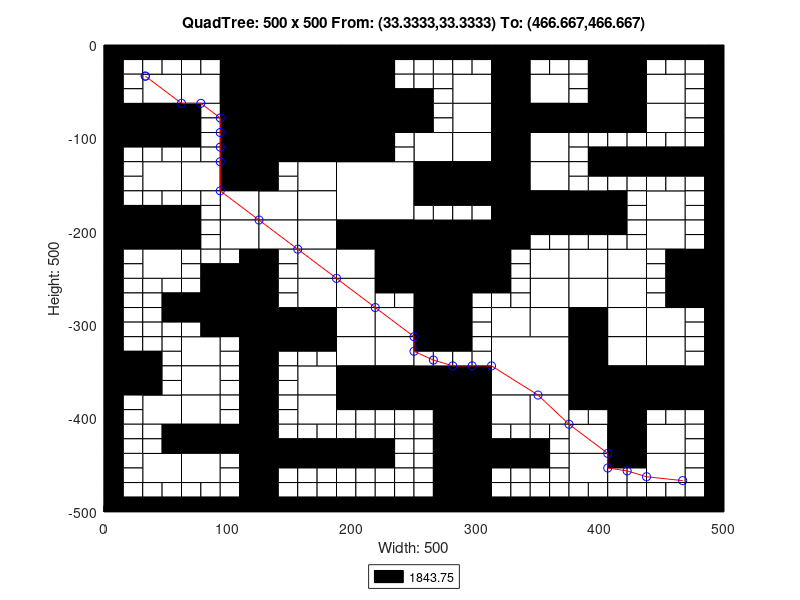

Source code (MATLAB):
axis([0 500 -500 0]);
title('QuadTree: 500 x 500 From: (33.3333,33.3333) To: (466.667,466.667)');
xlabel('Width: 500');
ylabel('Height: 500');
rectangle('Position',[125 -62.5 62.5 62.5], 'FaceColor',[0 0 0]);
rectangle('Position',[125 -125 62.5 62.5], 'FaceColor',[0 0 0]);
rectangle('Position',[187.5 -187.5 62.5 62.5], 'FaceColor',[1 1 1]);
rectangle('Position',[250 -250 62.5 62.5], 'FaceColor',[0 0 0]);
rectangle('Position',[312.5 -375 62.5 62.5], 'FaceColor',[1 1 1]);
rectangle('Position',[31.25 -62.5 31.25 31.25], 'FaceColor',[1 1 1]);
rectangle('Position',[93.75 -31.25 31.25 31.25], 'FaceColor',[0 0 0]);
rectangle('Position',[62.5 -62.5 31.25 31.25], 'FaceColor',[1 1 1]);
rectangle('Position',[93.75 -62.5 31.25 31.25], 'FaceColor',[0 0 0]);
rectangle('Position',[0 -93.75 31.25 31.25], 'FaceColor',[0 0 0]);
rectangle('Position',[31.25 -93.75 31.25 31.25], 'FaceColor',[0 0 0]);
rectangle('Position',[93.75 -93.75 31.25 31.25], 'FaceColor',[0 0 0]);
rectangle('Position',[93.75 -125 31.25 31.25], 'FaceColor',[0 0 0]);
rectangle('Position',[187.5 -31.25 31.25 31.25], 'FaceColor',[0 0 0]);
rectangle('Position',[187.5 -62.5 31.25 31.25], 'FaceColor',[0 0 0]);
rectangle('Position',[187.5 -93.75 31.25 31.25], 'FaceColor',[0 0 0]);
rectangle('Position',[218.75 -93.75 31.25 31.25], 'FaceColor',[0 0 0]);
rectangle('Position',[187.5 -125 31.25 31.25], 'FaceColor',[0 0 0]);
rectangle('Position',[31.25 -156.25 31.25 31.25], 'FaceColor',[1 1 1]);
rectangle('Position',[62.5 -156.25 31.25 31.25], 'FaceColor',[1 1 1]);
rectangle('Position',[93.75 -156.25 31.25 31.25], 'FaceColor',[0 0 0]);
rectangle('Position',[93.75 -187.5 31.25 31.25], 'FaceColor',[1 1 1]);
rectangle('Position',[0 -218.75 31.25 31.25], 'FaceColor',[0 0 0]);
rectangle('Position',[31.25 -218.75 31.25 31.25], 'FaceColor',[0 0 0]);
rectangle('Position',[31.25 -250 31.25 31.25], 'FaceColor',[1 1 1]);
rectangle('Position',[93.75 -218.75 31.25 31.25], 'FaceColor',[1 1 1]);
rectangle('Position',[156.25 -156.25 31.25 31.25], 'FaceColor',[1 1 1]);
rectangle('Position',[125 -187.5 31.25 31.25], 'FaceColor',[1 1 1]);
rectangle('Position',[156.25 -187.5 31.25 31.25], 'FaceColor',[1 1 1]);
rectangle('Position',[125 -218.75 31.25 31.25], 'FaceColor',[1 1 1]);
rectangle('Position',[156.25 -218.75 31.25 31.25], 'FaceColor',[1 1 1]);
rectangle('Position',[156.25 -250 31.25 31.25], 'FaceColor',[1 1 1]);
rectangle('Position',[187.5 -218.75 31.25 31.25], 'FaceColor',[0 0 0]);
rectangle('Position',[218.75 -218.75 31.25 31.25], 'FaceColor',[0 0 0]);
rectangle('Position',[187.5 -250 31.25 31.25], 'FaceColor',[1 1 1]);
rectangle('Position',[218.75 -250 31.25 31.25], 'FaceColor',[0 0 0]);
rectangle('Position',[281.25 -62.5 31.25 31.25], 'FaceColor',[1 1 1]);
rectangle('Position',[312.5 -31.25 31.25 31.25], 'FaceColor',[0 0 0]);
rectangle('Position',[312.5 -62.5 31.25 31.25], 'FaceColor',[0 0 0]);
rectangle('Position',[343.75 -62.5 31.25 31.25], 'FaceColor',[1 1 1]);
rectangle('Position',[281.25 -93.75 31.25 31.25], 'FaceColor',[1 1 1]);
rectangle('Position',[250 -125 31.25 31.25], 'FaceColor',[1 1 1]);
rectangle('Position',[281.25 -125 31.25 31.25], 'FaceColor',[1 1 1]);
rectangle('Position',[312.5 -93.75 31.25 31.25], 'FaceColor',[0 0 0]);
rectangle('Position',[343.75 -93.75 31.25 31.25], 'FaceColor',[0 0 0]);
rectangle('Position',[312.5 -125 31.25 31.25], 'FaceColor',[0 0 0]);
rectangle('Position',[343.75 -125 31.25 31.25], 'FaceColor',[1 1 1]);
rectangle('Position',[406.25 -31.25 31.25 31.25], 'FaceColor',[0 0 0]);
rectangle('Position',[406.25 -62.5 31.25 31.25], 'FaceColor',[0 0 0]);
rectangle('Position',[437.5 -62.5 31.25 31.25], 'FaceColor',[1 1 1]);
rectangle('Position',[375 -93.75 31.25 31.25], 'FaceColor',[0 0 0]);
rectangle('Position',[406.25 -93.75 31.25 31.25], 'FaceColor',[0 0 0]);
rectangle('Position',[437.5 -93.75 31.25 31.25], 'FaceColor',[1 1 1]);
rectangle('Position',[250 -156.25 31.25 31.25], 'FaceColor',[0 0 0]);
rectangle('Position',[281.25 -156.25 31.25 31.25], 'FaceColor',[0 0 0]);
rectangle('Position',[312.5 -156.25 31.25 31.25], 'FaceColor',[0 0 0]);
rectangle('Position',[343.75 -156.25 31.25 31.25], 'FaceColor',[1 1 1]);
rectangle('Position',[312.5 -187.5 31.25 31.25], 'FaceColor',[0 0 0]);
rectangle('Position',[343.75 -187.5 31.25 31.25], 'FaceColor',[0 0 0]);
rectangle('Position',[312.5 -218.75 31.25 31.25], 'FaceColor',[0 0 0]);
rectangle('Position',[343.75 -250 31.25 31.25], 'FaceColor',[1 1 1]);
rectangle('Position',[375 -187.5 31.25 31.25], 'FaceColor',[0 0 0]);
rectangle('Position',[437.5 -187.5 31.25 31.25], 'FaceColor',[1 1 1]);
rectangle('Position',[375 -250 31.25 31.25], 'FaceColor',[1 1 1]);
rectangle('Position',[406.25 -250 31.25 31.25], 'FaceColor',[1 1 1]);
rectangle('Position',[437.5 -218.75 31.25 31.25], 'FaceColor',[1 1 1]);
rectangle('Position',[468.75 -250 31.25 31.25], 'FaceColor',[0 0 0]);
rectangle('Position',[93.75 -281.25 31.25 31.25], 'FaceColor',[0 0 0]);
rectangle('Position',[93.75 -312.5 31.25 31.25], 'FaceColor',[0 0 0]);
rectangle('Position',[0 -375 31.25 31.25], 'FaceColor',[0 0 0]);
rectangle('Position',[62.5 -343.75 31.25 31.25], 'FaceColor',[1 1 1]);
rectangle('Position',[62.5 -375 31.25 31.25], 'FaceColor',[1 1 1]);
rectangle('Position',[156.25 -281.25 31.25 31.25], 'FaceColor',[1 1 1]);
rectangle('Position',[125 -312.5 31.25 31.25], 'FaceColor',[0 0 0]);
rectangle('Position',[156.25 -312.5 31.25 31.25], 'FaceColor',[0 0 0]);
rectangle('Position',[187.5 -281.25 31.25 31.25], 'FaceColor',[1 1 1]);
rectangle('Position',[187.5 -312.5 31.25 31.25], 'FaceColor',[1 1 1]);
rectangle('Position',[218.75 -312.5 31.25 31.25], 'FaceColor',[1 1 1]);
rectangle('Position',[156.25 -375 31.25 31.25], 'FaceColor',[1 1 1]);
rectangle('Position',[187.5 -343.75 31.25 31.25], 'FaceColor',[1 1 1]);
rectangle('Position',[218.75 -343.75 31.25 31.25], 'FaceColor',[1 1 1]);
rectangle('Position',[187.5 -375 31.25 31.25], 'FaceColor',[0 0 0]);
rectangle('Position',[218.75 -375 31.25 31.25], 'FaceColor',[0 0 0]);
rectangle('Position',[31.25 -406.25 31.25 31.25], 'FaceColor',[1 1 1]);
rectangle('Position',[62.5 -406.25 31.25 31.25], 'FaceColor',[1 1 1]);
rectangle('Position',[62.5 -437.5 31.25 31.25], 'FaceColor',[0 0 0]);
rectangle('Position',[93.75 -437.5 31.25 31.25], 'FaceColor',[0 0 0]);
rectangle('Position',[31.25 -468.75 31.25 31.25], 'FaceColor',[1 1 1]);
rectangle('Position',[62.5 -468.75 31.25 31.25], 'FaceColor',[1 1 1]);
rectangle('Position',[156.25 -406.25 31.25 31.25], 'FaceColor',[1 1 1]);
rectangle('Position',[250 -281.25 31.25 31.25], 'FaceColor',[0 0 0]);
rectangle('Position',[250 -312.5 31.25 31.25], 'FaceColor',[0 0 0]);
rectangle('Position',[343.75 -281.25 31.25 31.25], 'FaceColor',[1 1 1]);
rectangle('Position',[312.5 -312.5 31.25 31.25], 'FaceColor',[1 1 1]);
rectangle('Position',[343.75 -312.5 31.25 31.25], 'FaceColor',[1 1 1]);
rectangle('Position',[250 -375 31.25 31.25], 'FaceColor',[0 0 0]);
rectangle('Position',[281.25 -375 31.25 31.25], 'FaceColor',[0 0 0]);
rectangle('Position',[375 -281.25 31.25 31.25], 'FaceColor',[1 1 1]);
rectangle('Position',[406.25 -281.25 31.25 31.25], 'FaceColor',[1 1 1]);
rectangle('Position',[375 -312.5 31.25 31.25], 'FaceColor',[0 0 0]);
rectangle('Position',[406.25 -312.5 31.25 31.25], 'FaceColor',[1 1 1]);
rectangle('Position',[468.75 -281.25 31.25 31.25], 'FaceColor',[0 0 0]);
rectangle('Position',[437.5 -312.5 31.25 31.25], 'FaceColor',[1 1 1]);
rectangle('Position',[375 -343.75 31.25 31.25], 'FaceColor',[0 0 0]);
rectangle('Position',[406.25 -343.75 31.25 31.25], 'FaceColor',[1 1 1]);
rectangle('Position',[375 -375 31.25 31.25], 'FaceColor',[0 0 0]);
rectangle('Position',[406.25 -375 31.25 31.25], 'FaceColor',[0 0 0]);
rectangle('Position',[437.5 -343.75 31.25 31.25], 'FaceColor',[1 1 1]);
rectangle('Position',[437.5 -375 31.25 31.25], 'FaceColor',[0 0 0]);
rectangle('Position',[468.75 -375 31.25 31.25], 'FaceColor',[0 0 0]);
rectangle('Position',[281.25 -406.25 31.25 31.25], 'FaceColor',[0 0 0]);
rectangle('Position',[281.25 -437.5 31.25 31.25], 'FaceColor',[0 0 0]);
rectangle('Position',[312.5 -406.25 31.25 31.25], 'FaceColor',[1 1 1]);
rectangle('Position',[343.75 -406.25 31.25 31.25], 'FaceColor',[1 1 1]);
rectangle('Position',[281.25 -468.75 31.25 31.25], 'FaceColor',[0 0 0]);
rectangle('Position',[281.25 -500 31.25 31.25], 'FaceColor',[0 0 0]);
rectangle('Position',[406.25 -406.25 31.25 31.25], 'FaceColor',[0 0 0]);
rectangle('Position',[375 -437.5 31.25 31.25], 'FaceColor',[1 1 1]);
rectangle('Position',[406.25 -437.5 31.25 31.25], 'FaceColor',[0 0 0]);
rectangle('Position',[437.5 -437.5 31.25 31.25], 'FaceColor',[1 1 1]);
rectangle('Position',[375 -468.75 31.25 31.25], 'FaceColor',[1 1 1]);
rectangle('Position',[437.5 -468.75 31.25 31.25], 'FaceColor',[1 1 1]);
rectangle('Position',[0 -15.625 15.625 15.625], 'FaceColor',[0 0 0]);
rectangle('Position',[15.625 -15.625 15.625 15.625], 'FaceColor',[0 0 0]);
rectangle('Position',[0 -31.25 15.625 15.625], 'FaceColor',[0 0 0]);
rectangle('Position',[15.625 -31.25 15.625 15.625], 'FaceColor',[1 1 1]);
rectangle('Position',[31.25 -15.625 15.625 15.625], 'FaceColor',[0 0 0]);
rectangle('Position',[46.875 -15.625 15.625 15.625], 'FaceColor',[0 0 0]);
rectangle('Position',[31.25 -31.25 15.625 15.625], 'FaceColor',[1 1 1]);
rectangle('Position',[46.875 -31.25 15.625 15.625], 'FaceColor',[1 1 1]);
rectangle('Position',[0 -46.875 15.625 15.625], 'FaceColor',[0 0 0]);
rectangle('Position',[15.625 -46.875 15.625 15.625], 'FaceColor',[1 1 1]);
rectangle('Position',[0 -62.5 15.625 15.625], 'FaceColor',[0 0 0]);
rectangle('Position',[15.625 -62.5 15.625 15.625], 'FaceColor',[1 1 1]);
rectangle('Position',[62.5 -15.625 15.625 15.625], 'FaceColor',[0 0 0]);
rectangle('Position',[78.125 -15.625 15.625 15.625], 'FaceColor',[0 0 0]);
rectangle('Position',[62.5 -31.25 15.625 15.625], 'FaceColor',[1 1 1]);
rectangle('Position',[78.125 -31.25 15.625 15.625], 'FaceColor',[1 1 1]);
rectangle('Position',[0 -109.375 15.625 15.625], 'FaceColor',[0 0 0]);
rectangle('Position',[15.625 -109.375 15.625 15.625], 'FaceColor',[0 0 0]);
rectangle('Position',[0 -125 15.625 15.625], 'FaceColor',[0 0 0]);
rectangle('Position',[15.625 -125 15.625 15.625], 'FaceColor',[1 1 1]);
rectangle('Position',[31.25 -109.375 15.625 15.625], 'FaceColor',[0 0 0]);
rectangle('Position',[46.875 -109.375 15.625 15.625], 'FaceColor',[0 0 0]);
rectangle('Position',[31.25 -125 15.625 15.625], 'FaceColor',[1 1 1]);
rectangle('Position',[46.875 -125 15.625 15.625], 'FaceColor',[1 1 1]);
rectangle('Position',[62.5 -78.125 15.625 15.625], 'FaceColor',[0 0 0]);
rectangle('Position',[78.125 -78.125 15.625 15.625], 'FaceColor',[1 1 1]);
rectangle('Position',[62.5 -93.75 15.625 15.625], 'FaceColor',[0 0 0]);
rectangle('Position',[78.125 -93.75 15.625 15.625], 'FaceColor',[1 1 1]);
rectangle('Position',[62.5 -109.375 15.625 15.625], 'FaceColor',[0 0 0]);
rectangle('Position',[78.125 -109.375 15.625 15.625], 'FaceColor',[1 1 1]);
rectangle('Position',[62.5 -125 15.625 15.625], 'FaceColor',[1 1 1]);
rectangle('Position',[78.125 -125 15.625 15.625], 'FaceColor',[1 1 1]);
rectangle('Position',[218.75 -15.625 15.625 15.625], 'FaceColor',[0 0 0]);
rectangle('Position',[234.375 -15.625 15.625 15.625], 'FaceColor',[0 0 0]);
rectangle('Position',[218.75 -31.25 15.625 15.625], 'FaceColor',[0 0 0]);
rectangle('Position',[234.375 -31.25 15.625 15.625], 'FaceColor',[1 1 1]);
rectangle('Position',[218.75 -46.875 15.625 15.625], 'FaceColor',[0 0 0]);
rectangle('Position',[234.375 -46.875 15.625 15.625], 'FaceColor',[1 1 1]);
rectangle('Position',[218.75 -62.5 15.625 15.625], 'FaceColor',[0 0 0]);
rectangle('Position',[234.375 -62.5 15.625 15.625], 'FaceColor',[0 0 0]);
rectangle('Position',[218.75 -109.375 15.625 15.625], 'FaceColor',[0 0 0]);
rectangle('Position',[234.375 -109.375 15.625 15.625], 'FaceColor',[1 1 1]);
rectangle('Position',[218.75 -125 15.625 15.625], 'FaceColor',[0 0 0]);
rectangle('Position',[234.375 -125 15.625 15.625], 'FaceColor',[1 1 1]);
rectangle('Position',[0 -140.625 15.625 15.625], 'FaceColor',[0 0 0]);
rectangle('Position',[15.625 -140.625 15.625 15.625], 'FaceColor',[1 1 1]);
rectangle('Position',[0 -156.25 15.625 15.625], 'FaceColor',[0 0 0]);
rectangle('Position',[15.625 -156.25 15.625 15.625], 'FaceColor',[1 1 1]);
rectangle('Position',[0 -171.875 15.625 15.625], 'FaceColor',[0 0 0]);
rectangle('Position',[15.625 -171.875 15.625 15.625], 'FaceColor',[1 1 1]);
rectangle('Position',[0 -187.5 15.625 15.625], 'FaceColor',[0 0 0]);
rectangle('Position',[15.625 -187.5 15.625 15.625], 'FaceColor',[0 0 0]);
rectangle('Position',[31.25 -171.875 15.625 15.625], 'FaceColor',[1 1 1]);
rectangle('Position',[46.875 -171.875 15.625 15.625], 'FaceColor',[1 1 1]);
rectangle('Position',[31.25 -187.5 15.625 15.625], 'FaceColor',[0 0 0]);
rectangle('Position',[46.875 -187.5 15.625 15.625], 'FaceColor',[0 0 0]);
rectangle('Position',[62.5 -171.875 15.625 15.625], 'FaceColor',[1 1 1]);
rectangle('Position',[78.125 -171.875 15.625 15.625], 'FaceColor',[1 1 1]);
rectangle('Position',[62.5 -187.5 15.625 15.625], 'FaceColor',[0 0 0]);
rectangle('Position',[78.125 -187.5 15.625 15.625], 'FaceColor',[1 1 1]);
rectangle('Position',[0 -234.375 15.625 15.625], 'FaceColor',[0 0 0]);
rectangle('Position',[15.625 -234.375 15.625 15.625], 'FaceColor',[1 1 1]);
rectangle('Position',[0 -250 15.625 15.625], 'FaceColor',[0 0 0]);
rectangle('Position',[15.625 -250 15.625 15.625], 'FaceColor',[1 1 1]);
rectangle('Position',[62.5 -203.125 15.625 15.625], 'FaceColor',[0 0 0]);
rectangle('Position',[78.125 -203.125 15.625 15.625], 'FaceColor',[1 1 1]);
rectangle('Position',[62.5 -218.75 15.625 15.625], 'FaceColor',[0 0 0]);
rectangle('Position',[78.125 -218.75 15.625 15.625], 'FaceColor',[1 1 1]);
rectangle('Position',[62.5 -234.375 15.625 15.625], 'FaceColor',[1 1 1]);
rectangle('Position',[78.125 -234.375 15.625 15.625], 'FaceColor',[1 1 1]);
rectangle('Position',[62.5 -250 15.625 15.625], 'FaceColor',[1 1 1]);
rectangle('Position',[78.125 -250 15.625 15.625], 'FaceColor',[0 0 0]);
rectangle('Position',[93.75 -234.375 15.625 15.625], 'FaceColor',[1 1 1]);
rectangle('Position',[109.375 -234.375 15.625 15.625], 'FaceColor',[0 0 0]);
rectangle('Position',[93.75 -250 15.625 15.625], 'FaceColor',[0 0 0]);
rectangle('Position',[109.375 -250 15.625 15.625], 'FaceColor',[0 0 0]);
rectangle('Position',[125 -140.625 15.625 15.625], 'FaceColor',[0 0 0]);
rectangle('Position',[140.625 -140.625 15.625 15.625], 'FaceColor',[1 1 1]);
rectangle('Position',[125 -156.25 15.625 15.625], 'FaceColor',[0 0 0]);
rectangle('Position',[140.625 -156.25 15.625 15.625], 'FaceColor',[1 1 1]);
rectangle('Position',[125 -234.375 15.625 15.625], 'FaceColor',[0 0 0]);
rectangle('Position',[140.625 -234.375 15.625 15.625], 'FaceColor',[1 1 1]);
rectangle('Position',[125 -250 15.625 15.625], 'FaceColor',[0 0 0]);
rectangle('Position',[140.625 -250 15.625 15.625], 'FaceColor',[1 1 1]);
rectangle('Position',[250 -15.625 15.625 15.625], 'FaceColor',[0 0 0]);
rectangle('Position',[265.625 -15.625 15.625 15.625], 'FaceColor',[0 0 0]);
rectangle('Position',[250 -31.25 15.625 15.625], 'FaceColor',[1 1 1]);
rectangle('Position',[265.625 -31.25 15.625 15.625], 'FaceColor',[1 1 1]);
rectangle('Position',[281.25 -15.625 15.625 15.625], 'FaceColor',[0 0 0]);
rectangle('Position',[296.875 -15.625 15.625 15.625], 'FaceColor',[0 0 0]);
rectangle('Position',[281.25 -31.25 15.625 15.625], 'FaceColor',[1 1 1]);
rectangle('Position',[296.875 -31.25 15.625 15.625], 'FaceColor',[1 1 1]);
rectangle('Position',[250 -46.875 15.625 15.625], 'FaceColor',[1 1 1]);
rectangle('Position',[265.625 -46.875 15.625 15.625], 'FaceColor',[1 1 1]);
rectangle('Position',[250 -62.5 15.625 15.625], 'FaceColor',[0 0 0]);
rectangle('Position',[265.625 -62.5 15.625 15.625], 'FaceColor',[1 1 1]);
rectangle('Position',[343.75 -15.625 15.625 15.625], 'FaceColor',[0 0 0]);
rectangle('Position',[359.375 -15.625 15.625 15.625], 'FaceColor',[0 0 0]);
rectangle('Position',[343.75 -31.25 15.625 15.625], 'FaceColor',[1 1 1]);
rectangle('Position',[359.375 -31.25 15.625 15.625], 'FaceColor',[1 1 1]);
rectangle('Position',[250 -78.125 15.625 15.625], 'FaceColor',[0 0 0]);
rectangle('Position',[265.625 -78.125 15.625 15.625], 'FaceColor',[1 1 1]);
rectangle('Position',[250 -93.75 15.625 15.625], 'FaceColor',[0 0 0]);
rectangle('Position',[265.625 -93.75 15.625 15.625], 'FaceColor',[1 1 1]);
rectangle('Position',[375 -15.625 15.625 15.625], 'FaceColor',[0 0 0]);
rectangle('Position',[390.625 -15.625 15.625 15.625], 'FaceColor',[0 0 0]);
rectangle('Position',[375 -31.25 15.625 15.625], 'FaceColor',[1 1 1]);
rectangle('Position',[390.625 -31.25 15.625 15.625], 'FaceColor',[0 0 0]);
rectangle('Position',[375 -46.875 15.625 15.625], 'FaceColor',[1 1 1]);
rectangle('Position',[390.625 -46.875 15.625 15.625], 'FaceColor',[0 0 0]);
rectangle('Position',[375 -62.5 15.625 15.625], 'FaceColor',[1 1 1]);
rectangle('Position',[390.625 -62.5 15.625 15.625], 'FaceColor',[0 0 0]);
rectangle('Position',[437.5 -15.625 15.625 15.625], 'FaceColor',[0 0 0]);
rectangle('Position',[453.125 -15.625 15.625 15.625], 'FaceColor',[0 0 0]);
rectangle('Position',[437.5 -31.25 15.625 15.625], 'FaceColor',[1 1 1]);
rectangle('Position',[453.125 -31.25 15.625 15.625], 'FaceColor',[1 1 1]);
rectangle('Position',[468.75 -15.625 15.625 15.625], 'FaceColor',[0 0 0]);
rectangle('Position',[484.375 -15.625 15.625 15.625], 'FaceColor',[0 0 0]);
rectangle('Position',[468.75 -31.25 15.625 15.625], 'FaceColor',[1 1 1]);
rectangle('Position',[484.375 -31.25 15.625 15.625], 'FaceColor',[0 0 0]);
rectangle('Position',[468.75 -46.875 15.625 15.625], 'FaceColor',[1 1 1]);
rectangle('Position',[484.375 -46.875 15.625 15.625], 'FaceColor',[0 0 0]);
rectangle('Position',[468.75 -62.5 15.625 15.625], 'FaceColor',[1 1 1]);
rectangle('Position',[484.375 -62.5 15.625 15.625], 'FaceColor',[0 0 0]);
rectangle('Position',[375 -109.375 15.625 15.625], 'FaceColor',[1 1 1]);
rectangle('Position',[390.625 -109.375 15.625 15.625], 'FaceColor',[1 1 1]);
rectangle('Position',[375 -125 15.625 15.625], 'FaceColor',[1 1 1]);
rectangle('Position',[390.625 -125 15.625 15.625], 'FaceColor',[0 0 0]);
rectangle('Position',[406.25 -109.375 15.625 15.625], 'FaceColor',[1 1 1]);
rectangle('Position',[421.875 -109.375 15.625 15.625], 'FaceColor',[1 1 1]);
rectangle('Position',[406.25 -125 15.625 15.625], 'FaceColor',[0 0 0]);
rectangle('Position',[421.875 -125 15.625 15.625], 'FaceColor',[0 0 0]);
rectangle('Position',[468.75 -78.125 15.625 15.625], 'FaceColor',[1 1 1]);
rectangle('Position',[484.375 -78.125 15.625 15.625], 'FaceColor',[0 0 0]);
rectangle('Position',[468.75 -93.75 15.625 15.625], 'FaceColor',[1 1 1]);
rectangle('Position',[484.375 -93.75 15.625 15.625], 'FaceColor',[0 0 0]);
rectangle('Position',[437.5 -109.375 15.625 15.625], 'FaceColor',[1 1 1]);
rectangle('Position',[453.125 -109.375 15.625 15.625], 'FaceColor',[1 1 1]);
rectangle('Position',[437.5 -125 15.625 15.625], 'FaceColor',[0 0 0]);
rectangle('Position',[453.125 -125 15.625 15.625], 'FaceColor',[0 0 0]);
rectangle('Position',[468.75 -109.375 15.625 15.625], 'FaceColor',[1 1 1]);
rectangle('Position',[484.375 -109.375 15.625 15.625], 'FaceColor',[0 0 0]);
rectangle('Position',[468.75 -125 15.625 15.625], 'FaceColor',[0 0 0]);
rectangle('Position',[484.375 -125 15.625 15.625], 'FaceColor',[0 0 0]);
rectangle('Position',[250 -171.875 15.625 15.625], 'FaceColor',[0 0 0]);
rectangle('Position',[265.625 -171.875 15.625 15.625], 'FaceColor',[0 0 0]);
rectangle('Position',[250 -187.5 15.625 15.625], 'FaceColor',[1 1 1]);
rectangle('Position',[265.625 -187.5 15.625 15.625], 'FaceColor',[1 1 1]);
rectangle('Position',[281.25 -171.875 15.625 15.625], 'FaceColor',[0 0 0]);
rectangle('Position',[296.875 -171.875 15.625 15.625], 'FaceColor',[0 0 0]);
rectangle('Position',[281.25 -187.5 15.625 15.625], 'FaceColor',[1 1 1]);
rectangle('Position',[296.875 -187.5 15.625 15.625], 'FaceColor',[1 1 1]);
rectangle('Position',[343.75 -203.125 15.625 15.625], 'FaceColor',[0 0 0]);
rectangle('Position',[359.375 -203.125 15.625 15.625], 'FaceColor',[0 0 0]);
rectangle('Position',[343.75 -218.75 15.625 15.625], 'FaceColor',[1 1 1]);
rectangle('Position',[359.375 -218.75 15.625 15.625], 'FaceColor',[1 1 1]);
rectangle('Position',[312.5 -234.375 15.625 15.625], 'FaceColor',[0 0 0]);
rectangle('Position',[328.125 -234.375 15.625 15.625], 'FaceColor',[1 1 1]);
rectangle('Position',[312.5 -250 15.625 15.625], 'FaceColor',[0 0 0]);
rectangle('Position',[328.125 -250 15.625 15.625], 'FaceColor',[1 1 1]);
rectangle('Position',[375 -140.625 15.625 15.625], 'FaceColor',[1 1 1]);
rectangle('Position',[390.625 -140.625 15.625 15.625], 'FaceColor',[0 0 0]);
rectangle('Position',[375 -156.25 15.625 15.625], 'FaceColor',[1 1 1]);
rectangle('Position',[390.625 -156.25 15.625 15.625], 'FaceColor',[1 1 1]);
rectangle('Position',[406.25 -140.625 15.625 15.625], 'FaceColor',[0 0 0]);
rectangle('Position',[421.875 -140.625 15.625 15.625], 'FaceColor',[0 0 0]);
rectangle('Position',[406.25 -156.25 15.625 15.625], 'FaceColor',[1 1 1]);
rectangle('Position',[421.875 -156.25 15.625 15.625], 'FaceColor',[1 1 1]);
rectangle('Position',[406.25 -171.875 15.625 15.625], 'FaceColor',[0 0 0]);
rectangle('Position',[421.875 -171.875 15.625 15.625], 'FaceColor',[1 1 1]);
rectangle('Position',[406.25 -187.5 15.625 15.625], 'FaceColor',[0 0 0]);
rectangle('Position',[421.875 -187.5 15.625 15.625], 'FaceColor',[1 1 1]);
rectangle('Position',[437.5 -140.625 15.625 15.625], 'FaceColor',[0 0 0]);
rectangle('Position',[453.125 -140.625 15.625 15.625], 'FaceColor',[0 0 0]);
rectangle('Position',[437.5 -156.25 15.625 15.625], 'FaceColor',[1 1 1]);
rectangle('Position',[453.125 -156.25 15.625 15.625], 'FaceColor',[1 1 1]);
rectangle('Position',[468.75 -140.625 15.625 15.625], 'FaceColor',[0 0 0]);
rectangle('Position',[484.375 -140.625 15.625 15.625], 'FaceColor',[0 0 0]);
rectangle('Position',[468.75 -156.25 15.625 15.625], 'FaceColor',[1 1 1]);
rectangle('Position',[484.375 -156.25 15.625 15.625], 'FaceColor',[0 0 0]);
rectangle('Position',[468.75 -171.875 15.625 15.625], 'FaceColor',[1 1 1]);
rectangle('Position',[484.375 -171.875 15.625 15.625], 'FaceColor',[0 0 0]);
rectangle('Position',[468.75 -187.5 15.625 15.625], 'FaceColor',[1 1 1]);
rectangle('Position',[484.375 -187.5 15.625 15.625], 'FaceColor',[0 0 0]);
rectangle('Position',[375 -203.125 15.625 15.625], 'FaceColor',[0 0 0]);
rectangle('Position',[390.625 -203.125 15.625 15.625], 'FaceColor',[0 0 0]);
rectangle('Position',[375 -218.75 15.625 15.625], 'FaceColor',[1 1 1]);
rectangle('Position',[390.625 -218.75 15.625 15.625], 'FaceColor',[1 1 1]);
rectangle('Position',[406.25 -203.125 15.625 15.625], 'FaceColor',[0 0 0]);
rectangle('Position',[421.875 -203.125 15.625 15.625], 'FaceColor',[1 1 1]);
rectangle('Position',[406.25 -218.75 15.625 15.625], 'FaceColor',[1 1 1]);
rectangle('Position',[421.875 -218.75 15.625 15.625], 'FaceColor',[1 1 1]);
rectangle('Position',[468.75 -203.125 15.625 15.625], 'FaceColor',[1 1 1]);
rectangle('Position',[484.375 -203.125 15.625 15.625], 'FaceColor',[0 0 0]);
rectangle('Position',[468.75 -218.75 15.625 15.625], 'FaceColor',[1 1 1]);
rectangle('Position',[484.375 -218.75 15.625 15.625], 'FaceColor',[0 0 0]);
rectangle('Position',[437.5 -234.375 15.625 15.625], 'FaceColor',[1 1 1]);
rectangle('Position',[453.125 -234.375 15.625 15.625], 'FaceColor',[0 0 0]);
rectangle('Position',[437.5 -250 15.625 15.625], 'FaceColor',[1 1 1]);
rectangle('Position',[453.125 -250 15.625 15.625], 'FaceColor',[0 0 0]);
rectangle('Position',[0 -265.625 15.625 15.625], 'FaceColor',[0 0 0]);
rectangle('Position',[15.625 -265.625 15.625 15.625], 'FaceColor',[1 1 1]);
rectangle('Position',[0 -281.25 15.625 15.625], 'FaceColor',[0 0 0]);
rectangle('Position',[15.625 -281.25 15.625 15.625], 'FaceColor',[1 1 1]);
rectangle('Position',[31.25 -265.625 15.625 15.625], 'FaceColor',[1 1 1]);
rectangle('Position',[46.875 -265.625 15.625 15.625], 'FaceColor',[1 1 1]);
rectangle('Position',[31.25 -281.25 15.625 15.625], 'FaceColor',[1 1 1]);
rectangle('Position',[46.875 -281.25 15.625 15.625], 'FaceColor',[0 0 0]);
rectangle('Position',[0 -296.875 15.625 15.625], 'FaceColor',[0 0 0]);
rectangle('Position',[15.625 -296.875 15.625 15.625], 'FaceColor',[1 1 1]);
rectangle('Position',[0 -312.5 15.625 15.625], 'FaceColor',[0 0 0]);
rectangle('Position',[15.625 -312.5 15.625 15.625], 'FaceColor',[1 1 1]);
rectangle('Position',[31.25 -296.875 15.625 15.625], 'FaceColor',[1 1 1]);
rectangle('Position',[46.875 -296.875 15.625 15.625], 'FaceColor',[0 0 0]);
rectangle('Position',[31.25 -312.5 15.625 15.625], 'FaceColor',[1 1 1]);
rectangle('Position',[46.875 -312.5 15.625 15.625], 'FaceColor',[1 1 1]);
rectangle('Position',[62.5 -265.625 15.625 15.625], 'FaceColor',[1 1 1]);
rectangle('Position',[78.125 -265.625 15.625 15.625], 'FaceColor',[0 0 0]);
rectangle('Position',[62.5 -281.25 15.625 15.625], 'FaceColor',[0 0 0]);
rectangle('Position',[78.125 -281.25 15.625 15.625], 'FaceColor',[0 0 0]);
rectangle('Position',[62.5 -296.875 15.625 15.625], 'FaceColor',[0 0 0]);
rectangle('Position',[78.125 -296.875 15.625 15.625], 'FaceColor',[0 0 0]);
rectangle('Position',[62.5 -312.5 15.625 15.625], 'FaceColor',[1 1 1]);
rectangle('Position',[78.125 -312.5 15.625 15.625], 'FaceColor',[0 0 0]);
rectangle('Position',[0 -328.125 15.625 15.625], 'FaceColor',[0 0 0]);
rectangle('Position',[15.625 -328.125 15.625 15.625], 'FaceColor',[1 1 1]);
rectangle('Position',[0 -343.75 15.625 15.625], 'FaceColor',[0 0 0]);
rectangle('Position',[15.625 -343.75 15.625 15.625], 'FaceColor',[0 0 0]);
rectangle('Position',[31.25 -328.125 15.625 15.625], 'FaceColor',[1 1 1]);
rectangle('Position',[46.875 -328.125 15.625 15.625], 'FaceColor',[1 1 1]);
rectangle('Position',[31.25 -343.75 15.625 15.625], 'FaceColor',[0 0 0]);
rectangle('Position',[46.875 -343.75 15.625 15.625], 'FaceColor',[1 1 1]);
rectangle('Position',[31.25 -359.375 15.625 15.625], 'FaceColor',[0 0 0]);
rectangle('Position',[46.875 -359.375 15.625 15.625], 'FaceColor',[1 1 1]);
rectangle('Position',[31.25 -375 15.625 15.625], 'FaceColor',[0 0 0]);
rectangle('Position',[46.875 -375 15.625 15.625], 'FaceColor',[1 1 1]);
rectangle('Position',[93.75 -328.125 15.625 15.625], 'FaceColor',[1 1 1]);
rectangle('Position',[109.375 -328.125 15.625 15.625], 'FaceColor',[0 0 0]);
rectangle('Position',[93.75 -343.75 15.625 15.625], 'FaceColor',[1 1 1]);
rectangle('Position',[109.375 -343.75 15.625 15.625], 'FaceColor',[0 0 0]);
rectangle('Position',[93.75 -359.375 15.625 15.625], 'FaceColor',[1 1 1]);
rectangle('Position',[109.375 -359.375 15.625 15.625], 'FaceColor',[0 0 0]);
rectangle('Position',[93.75 -375 15.625 15.625], 'FaceColor',[1 1 1]);
rectangle('Position',[109.375 -375 15.625 15.625], 'FaceColor',[0 0 0]);
rectangle('Position',[125 -265.625 15.625 15.625], 'FaceColor',[0 0 0]);
rectangle('Position',[140.625 -265.625 15.625 15.625], 'FaceColor',[1 1 1]);
rectangle('Position',[125 -281.25 15.625 15.625], 'FaceColor',[0 0 0]);
rectangle('Position',[140.625 -281.25 15.625 15.625], 'FaceColor',[1 1 1]);
rectangle('Position',[218.75 -265.625 15.625 15.625], 'FaceColor',[0 0 0]);
rectangle('Position',[234.375 -265.625 15.625 15.625], 'FaceColor',[0 0 0]);
rectangle('Position',[218.75 -281.25 15.625 15.625], 'FaceColor',[1 1 1]);
rectangle('Position',[234.375 -281.25 15.625 15.625], 'FaceColor',[1 1 1]);
rectangle('Position',[125 -328.125 15.625 15.625], 'FaceColor',[0 0 0]);
rectangle('Position',[140.625 -328.125 15.625 15.625], 'FaceColor',[0 0 0]);
rectangle('Position',[125 -343.75 15.625 15.625], 'FaceColor',[0 0 0]);
rectangle('Position',[140.625 -343.75 15.625 15.625], 'FaceColor',[1 1 1]);
rectangle('Position',[156.25 -328.125 15.625 15.625], 'FaceColor',[0 0 0]);
rectangle('Position',[171.875 -328.125 15.625 15.625], 'FaceColor',[0 0 0]);
rectangle('Position',[156.25 -343.75 15.625 15.625], 'FaceColor',[1 1 1]);
rectangle('Position',[171.875 -343.75 15.625 15.625], 'FaceColor',[1 1 1]);
rectangle('Position',[125 -359.375 15.625 15.625], 'FaceColor',[0 0 0]);
rectangle('Position',[140.625 -359.375 15.625 15.625], 'FaceColor',[1 1 1]);
rectangle('Position',[125 -375 15.625 15.625], 'FaceColor',[0 0 0]);
rectangle('Position',[140.625 -375 15.625 15.625], 'FaceColor',[1 1 1]);
rectangle('Position',[0 -390.625 15.625 15.625], 'FaceColor',[0 0 0]);
rectangle('Position',[15.625 -390.625 15.625 15.625], 'FaceColor',[1 1 1]);
rectangle('Position',[0 -406.25 15.625 15.625], 'FaceColor',[0 0 0]);
rectangle('Position',[15.625 -406.25 15.625 15.625], 'FaceColor',[1 1 1]);
rectangle('Position',[0 -421.875 15.625 15.625], 'FaceColor',[0 0 0]);
rectangle('Position',[15.625 -421.875 15.625 15.625], 'FaceColor',[1 1 1]);
rectangle('Position',[0 -437.5 15.625 15.625], 'FaceColor',[0 0 0]);
rectangle('Position',[15.625 -437.5 15.625 15.625], 'FaceColor',[1 1 1]);
rectangle('Position',[31.25 -421.875 15.625 15.625], 'FaceColor',[1 1 1]);
rectangle('Position',[46.875 -421.875 15.625 15.625], 'FaceColor',[0 0 0]);
rectangle('Position',[31.25 -437.5 15.625 15.625], 'FaceColor',[1 1 1]);
rectangle('Position',[46.875 -437.5 15.625 15.625], 'FaceColor',[0 0 0]);
rectangle('Position',[93.75 -390.625 15.625 15.625], 'FaceColor',[1 1 1]);
rectangle('Position',[109.375 -390.625 15.625 15.625], 'FaceColor',[0 0 0]);
rectangle('Position',[93.75 -406.25 15.625 15.625], 'FaceColor',[1 1 1]);
rectangle('Position',[109.375 -406.25 15.625 15.625], 'FaceColor',[0 0 0]);
rectangle('Position',[0 -453.125 15.625 15.625], 'FaceColor',[0 0 0]);
rectangle('Position',[15.625 -453.125 15.625 15.625], 'FaceColor',[1 1 1]);
rectangle('Position',[0 -468.75 15.625 15.625], 'FaceColor',[0 0 0]);
rectangle('Position',[15.625 -468.75 15.625 15.625], 'FaceColor',[1 1 1]);
rectangle('Position',[0 -484.375 15.625 15.625], 'FaceColor',[0 0 0]);
rectangle('Position',[15.625 -484.375 15.625 15.625], 'FaceColor',[1 1 1]);
rectangle('Position',[0 -500 15.625 15.625], 'FaceColor',[0 0 0]);
rectangle('Position',[15.625 -500 15.625 15.625], 'FaceColor',[0 0 0]);
rectangle('Position',[31.25 -484.375 15.625 15.625], 'FaceColor',[1 1 1]);
rectangle('Position',[46.875 -484.375 15.625 15.625], 'FaceColor',[1 1 1]);
rectangle('Position',[31.25 -500 15.625 15.625], 'FaceColor',[0 0 0]);
rectangle('Position',[46.875 -500 15.625 15.625], 'FaceColor',[0 0 0]);
rectangle('Position',[93.75 -453.125 15.625 15.625], 'FaceColor',[1 1 1]);
rectangle('Position',[109.375 -453.125 15.625 15.625], 'FaceColor',[0 0 0]);
rectangle('Position',[93.75 -468.75 15.625 15.625], 'FaceColor',[1 1 1]);
rectangle('Position',[109.375 -468.75 15.625 15.625], 'FaceColor',[0 0 0]);
rectangle('Position',[62.5 -484.375 15.625 15.625], 'FaceColor',[1 1 1]);
rectangle('Position',[78.125 -484.375 15.625 15.625], 'FaceColor',[1 1 1]);
rectangle('Position',[62.5 -500 15.625 15.625], 'FaceColor',[0 0 0]);
rectangle('Position',[78.125 -500 15.625 15.625], 'FaceColor',[0 0 0]);
rectangle('Position',[93.75 -484.375 15.625 15.625], 'FaceColor',[1 1 1]);
rectangle('Position',[109.375 -484.375 15.625 15.625], 'FaceColor',[0 0 0]);
rectangle('Position',[93.75 -500 15.625 15.625], 'FaceColor',[0 0 0]);
rectangle('Position',[109.375 -500 15.625 15.625], 'FaceColor',[0 0 0]);
rectangle('Position',[125 -390.625 15.625 15.625], 'FaceColor',[0 0 0]);
rectangle('Position',[140.625 -390.625 15.625 15.625], 'FaceColor',[1 1 1]);
rectangle('Position',[125 -406.25 15.625 15.625], 'FaceColor',[0 0 0]);
rectangle('Position',[140.625 -406.25 15.625 15.625], 'FaceColor',[1 1 1]);
rectangle('Position',[125 -421.875 15.625 15.625], 'FaceColor',[0 0 0]);
rectangle('Position',[140.625 -421.875 15.625 15.625], 'FaceColor',[1 1 1]);
rectangle('Position',[125 -437.5 15.625 15.625], 'FaceColor',[0 0 0]);
rectangle('Position',[140.625 -437.5 15.625 15.625], 'FaceColor',[0 0 0]);
rectangle('Position',[156.25 -421.875 15.625 15.625], 'FaceColor',[1 1 1]);
rectangle('Position',[171.875 -421.875 15.625 15.625], 'FaceColor',[1 1 1]);
rectangle('Position',[156.25 -437.5 15.625 15.625], 'FaceColor',[0 0 0]);
rectangle('Position',[171.875 -437.5 15.625 15.625], 'FaceColor',[0 0 0]);
rectangle('Position',[187.5 -390.625 15.625 15.625], 'FaceColor',[0 0 0]);
rectangle('Position',[203.125 -390.625 15.625 15.625], 'FaceColor',[0 0 0]);
rectangle('Position',[187.5 -406.25 15.625 15.625], 'FaceColor',[1 1 1]);
rectangle('Position',[203.125 -406.25 15.625 15.625], 'FaceColor',[1 1 1]);
rectangle('Position',[218.75 -390.625 15.625 15.625], 'FaceColor',[0 0 0]);
rectangle('Position',[234.375 -390.625 15.625 15.625], 'FaceColor',[0 0 0]);
rectangle('Position',[218.75 -406.25 15.625 15.625], 'FaceColor',[1 1 1]);
rectangle('Position',[234.375 -406.25 15.625 15.625], 'FaceColor',[1 1 1]);
rectangle('Position',[187.5 -421.875 15.625 15.625], 'FaceColor',[1 1 1]);
rectangle('Position',[203.125 -421.875 15.625 15.625], 'FaceColor',[1 1 1]);
rectangle('Position',[187.5 -437.5 15.625 15.625], 'FaceColor',[0 0 0]);
rectangle('Position',[203.125 -437.5 15.625 15.625], 'FaceColor',[0 0 0]);
rectangle('Position',[218.75 -421.875 15.625 15.625], 'FaceColor',[1 1 1]);
rectangle('Position',[234.375 -421.875 15.625 15.625], 'FaceColor',[1 1 1]);
rectangle('Position',[218.75 -437.5 15.625 15.625], 'FaceColor',[0 0 0]);
rectangle('Position',[234.375 -437.5 15.625 15.625], 'FaceColor',[1 1 1]);
rectangle('Position',[125 -453.125 15.625 15.625], 'FaceColor',[0 0 0]);
rectangle('Position',[140.625 -453.125 15.625 15.625], 'FaceColor',[0 0 0]);
rectangle('Position',[125 -468.75 15.625 15.625], 'FaceColor',[0 0 0]);
rectangle('Position',[140.625 -468.75 15.625 15.625], 'FaceColor',[1 1 1]);
rectangle('Position',[156.25 -453.125 15.625 15.625], 'FaceColor',[0 0 0]);
rectangle('Position',[171.875 -453.125 15.625 15.625], 'FaceColor',[0 0 0]);
rectangle('Position',[156.25 -468.75 15.625 15.625], 'FaceColor',[1 1 1]);
rectangle('Position',[171.875 -468.75 15.625 15.625], 'FaceColor',[1 1 1]);
rectangle('Position',[125 -484.375 15.625 15.625], 'FaceColor',[0 0 0]);
rectangle('Position',[140.625 -484.375 15.625 15.625], 'FaceColor',[1 1 1]);
rectangle('Position',[125 -500 15.625 15.625], 'FaceColor',[0 0 0]);
rectangle('Position',[140.625 -500 15.625 15.625], 'FaceColor',[0 0 0]);
rectangle('Position',[156.25 -484.375 15.625 15.625], 'FaceColor',[1 1 1]);
rectangle('Position',[171.875 -484.375 15.625 15.625], 'FaceColor',[1 1 1]);
rectangle('Position',[156.25 -500 15.625 15.625], 'FaceColor',[0 0 0]);
rectangle('Position',[171.875 -500 15.625 15.625], 'FaceColor',[0 0 0]);
rectangle('Position',[187.5 -453.125 15.625 15.625], 'FaceColor',[0 0 0]);
rectangle('Position',[203.125 -453.125 15.625 15.625], 'FaceColor',[0 0 0]);
rectangle('Position',[187.5 -468.75 15.625 15.625], 'FaceColor',[1 1 1]);
rectangle('Position',[203.125 -468.75 15.625 15.625], 'FaceColor',[1 1 1]);
rectangle('Position',[218.75 -453.125 15.625 15.625], 'FaceColor',[0 0 0]);
rectangle('Position',[234.375 -453.125 15.625 15.625], 'FaceColor',[1 1 1]);
rectangle('Position',[218.75 -468.75 15.625 15.625], 'FaceColor',[1 1 1]);
rectangle('Position',[234.375 -468.75 15.625 15.625], 'FaceColor',[1 1 1]);
rectangle('Position',[187.5 -484.375 15.625 15.625], 'FaceColor',[1 1 1]);
rectangle('Position',[203.125 -484.375 15.625 15.625], 'FaceColor',[1 1 1]);
rectangle('Position',[187.5 -500 15.625 15.625], 'FaceColor',[0 0 0]);
rectangle('Position',[203.125 -500 15.625 15.625], 'FaceColor',[0 0 0]);
rectangle('Position',[218.75 -484.375 15.625 15.625], 'FaceColor',[1 1 1]);
rectangle('Position',[234.375 -484.375 15.625 15.625], 'FaceColor',[1 1 1]);
rectangle('Position',[218.75 -500 15.625 15.625], 'FaceColor',[0 0 0]);
rectangle('Position',[234.375 -500 15.625 15.625], 'FaceColor',[0 0 0]);
rectangle('Position',[281.25 -265.625 15.625 15.625], 'FaceColor',[0 0 0]);
rectangle('Position',[296.875 -265.625 15.625 15.625], 'FaceColor',[0 0 0]);
rectangle('Position',[281.25 -281.25 15.625 15.625], 'FaceColor',[0 0 0]);
rectangle('Position',[296.875 -281.25 15.625 15.625], 'FaceColor',[1 1 1]);
rectangle('Position',[281.25 -296.875 15.625 15.625], 'FaceColor',[0 0 0]);
rectangle('Position',[296.875 -296.875 15.625 15.625], 'FaceColor',[1 1 1]);
rectangle('Position',[281.25 -312.5 15.625 15.625], 'FaceColor',[0 0 0]);
rectangle('Position',[296.875 -312.5 15.625 15.625], 'FaceColor',[1 1 1]);
rectangle('Position',[312.5 -265.625 15.625 15.625], 'FaceColor',[0 0 0]);
rectangle('Position',[328.125 -265.625 15.625 15.625], 'FaceColor',[1 1 1]);
rectangle('Position',[312.5 -281.25 15.625 15.625], 'FaceColor',[1 1 1]);
rectangle('Position',[328.125 -281.25 15.625 15.625], 'FaceColor',[1 1 1]);
rectangle('Position',[250 -328.125 15.625 15.625], 'FaceColor',[0 0 0]);
rectangle('Position',[265.625 -328.125 15.625 15.625], 'FaceColor',[0 0 0]);
rectangle('Position',[250 -343.75 15.625 15.625], 'FaceColor',[1 1 1]);
rectangle('Position',[265.625 -343.75 15.625 15.625], 'FaceColor',[1 1 1]);
rectangle('Position',[281.25 -328.125 15.625 15.625], 'FaceColor',[0 0 0]);
rectangle('Position',[296.875 -328.125 15.625 15.625], 'FaceColor',[1 1 1]);
rectangle('Position',[281.25 -343.75 15.625 15.625], 'FaceColor',[1 1 1]);
rectangle('Position',[296.875 -343.75 15.625 15.625], 'FaceColor',[1 1 1]);
rectangle('Position',[437.5 -265.625 15.625 15.625], 'FaceColor',[1 1 1]);
rectangle('Position',[453.125 -265.625 15.625 15.625], 'FaceColor',[0 0 0]);
rectangle('Position',[437.5 -281.25 15.625 15.625], 'FaceColor',[1 1 1]);
rectangle('Position',[453.125 -281.25 15.625 15.625], 'FaceColor',[0 0 0]);
rectangle('Position',[468.75 -296.875 15.625 15.625], 'FaceColor',[1 1 1]);
rectangle('Position',[484.375 -296.875 15.625 15.625], 'FaceColor',[0 0 0]);
rectangle('Position',[468.75 -312.5 15.625 15.625], 'FaceColor',[1 1 1]);
rectangle('Position',[484.375 -312.5 15.625 15.625], 'FaceColor',[0 0 0]);
rectangle('Position',[468.75 -328.125 15.625 15.625], 'FaceColor',[1 1 1]);
rectangle('Position',[484.375 -328.125 15.625 15.625], 'FaceColor',[0 0 0]);
rectangle('Position',[468.75 -343.75 15.625 15.625], 'FaceColor',[1 1 1]);
rectangle('Position',[484.375 -343.75 15.625 15.625], 'FaceColor',[0 0 0]);
rectangle('Position',[250 -390.625 15.625 15.625], 'FaceColor',[0 0 0]);
rectangle('Position',[265.625 -390.625 15.625 15.625], 'FaceColor',[0 0 0]);
rectangle('Position',[250 -406.25 15.625 15.625], 'FaceColor',[1 1 1]);
rectangle('Position',[265.625 -406.25 15.625 15.625], 'FaceColor',[0 0 0]);
rectangle('Position',[250 -421.875 15.625 15.625], 'FaceColor',[1 1 1]);
rectangle('Position',[265.625 -421.875 15.625 15.625], 'FaceColor',[0 0 0]);
rectangle('Position',[250 -437.5 15.625 15.625], 'FaceColor',[1 1 1]);
rectangle('Position',[265.625 -437.5 15.625 15.625], 'FaceColor',[0 0 0]);
rectangle('Position',[312.5 -421.875 15.625 15.625], 'FaceColor',[1 1 1]);
rectangle('Position',[328.125 -421.875 15.625 15.625], 'FaceColor',[1 1 1]);
rectangle('Position',[312.5 -437.5 15.625 15.625], 'FaceColor',[0 0 0]);
rectangle('Position',[328.125 -437.5 15.625 15.625], 'FaceColor',[0 0 0]);
rectangle('Position',[343.75 -421.875 15.625 15.625], 'FaceColor',[1 1 1]);
rectangle('Position',[359.375 -421.875 15.625 15.625], 'FaceColor',[1 1 1]);
rectangle('Position',[343.75 -437.5 15.625 15.625], 'FaceColor',[0 0 0]);
rectangle('Position',[359.375 -437.5 15.625 15.625], 'FaceColor',[1 1 1]);
rectangle('Position',[250 -453.125 15.625 15.625], 'FaceColor',[1 1 1]);
rectangle('Position',[265.625 -453.125 15.625 15.625], 'FaceColor',[0 0 0]);
rectangle('Position',[250 -468.75 15.625 15.625], 'FaceColor',[1 1 1]);
rectangle('Position',[265.625 -468.75 15.625 15.625], 'FaceColor',[0 0 0]);
rectangle('Position',[250 -484.375 15.625 15.625], 'FaceColor',[1 1 1]);
rectangle('Position',[265.625 -484.375 15.625 15.625], 'FaceColor',[0 0 0]);
rectangle('Position',[250 -500 15.625 15.625], 'FaceColor',[0 0 0]);
rectangle('Position',[265.625 -500 15.625 15.625], 'FaceColor',[0 0 0]);
rectangle('Position',[312.5 -453.125 15.625 15.625], 'FaceColor',[0 0 0]);
rectangle('Position',[328.125 -453.125 15.625 15.625], 'FaceColor',[0 0 0]);
rectangle('Position',[312.5 -468.75 15.625 15.625], 'FaceColor',[1 1 1]);
rectangle('Position',[328.125 -468.75 15.625 15.625], 'FaceColor',[1 1 1]);
rectangle('Position',[343.75 -453.125 15.625 15.625], 'FaceColor',[0 0 0]);
rectangle('Position',[359.375 -453.125 15.625 15.625], 'FaceColor',[1 1 1]);
rectangle('Position',[343.75 -468.75 15.625 15.625], 'FaceColor',[1 1 1]);
rectangle('Position',[359.375 -468.75 15.625 15.625], 'FaceColor',[1 1 1]);
rectangle('Position',[312.5 -484.375 15.625 15.625], 'FaceColor',[1 1 1]);
rectangle('Position',[328.125 -484.375 15.625 15.625], 'FaceColor',[1 1 1]);
rectangle('Position',[312.5 -500 15.625 15.625], 'FaceColor',[0 0 0]);
rectangle('Position',[328.125 -500 15.625 15.625], 'FaceColor',[0 0 0]);
rectangle('Position',[343.75 -484.375 15.625 15.625], 'FaceColor',[1 1 1]);
rectangle('Position',[359.375 -484.375 15.625 15.625], 'FaceColor',[1 1 1]);
rectangle('Position',[343.75 -500 15.625 15.625], 'FaceColor',[0 0 0]);
rectangle('Position',[359.375 -500 15.625 15.625], 'FaceColor',[0 0 0]);
rectangle('Position',[375 -390.625 15.625 15.625], 'FaceColor',[0 0 0]);
rectangle('Position',[390.625 -390.625 15.625 15.625], 'FaceColor',[0 0 0]);
rectangle('Position',[375 -406.25 15.625 15.625], 'FaceColor',[1 1 1]);
rectangle('Position',[390.625 -406.25 15.625 15.625], 'FaceColor',[1 1 1]);
rectangle('Position',[437.5 -390.625 15.625 15.625], 'FaceColor',[0 0 0]);
rectangle('Position',[453.125 -390.625 15.625 15.625], 'FaceColor',[0 0 0]);
rectangle('Position',[437.5 -406.25 15.625 15.625], 'FaceColor',[1 1 1]);
rectangle('Position',[453.125 -406.25 15.625 15.625], 'FaceColor',[1 1 1]);
rectangle('Position',[468.75 -390.625 15.625 15.625], 'FaceColor',[0 0 0]);
rectangle('Position',[484.375 -390.625 15.625 15.625], 'FaceColor',[0 0 0]);
rectangle('Position',[468.75 -406.25 15.625 15.625], 'FaceColor',[1 1 1]);
rectangle('Position',[484.375 -406.25 15.625 15.625], 'FaceColor',[0 0 0]);
rectangle('Position',[468.75 -421.875 15.625 15.625], 'FaceColor',[1 1 1]);
rectangle('Position',[484.375 -421.875 15.625 15.625], 'FaceColor',[0 0 0]);
rectangle('Position',[468.75 -437.5 15.625 15.625], 'FaceColor',[1 1 1]);
rectangle('Position',[484.375 -437.5 15.625 15.625], 'FaceColor',[0 0 0]);
rectangle('Position',[406.25 -453.125 15.625 15.625], 'FaceColor',[0 0 0]);
rectangle('Position',[421.875 -453.125 15.625 15.625], 'FaceColor',[0 0 0]);
rectangle('Position',[406.25 -468.75 15.625 15.625], 'FaceColor',[1 1 1]);
rectangle('Position',[421.875 -468.75 15.625 15.625], 'FaceColor',[1 1 1]);
rectangle('Position',[375 -484.375 15.625 15.625], 'FaceColor',[1 1 1]);
rectangle('Position',[390.625 -484.375 15.625 15.625], 'FaceColor',[1 1 1]);
rectangle('Position',[375 -500 15.625 15.625], 'FaceColor',[0 0 0]);
rectangle('Position',[390.625 -500 15.625 15.625], 'FaceColor',[0 0 0]);
rectangle('Position',[406.25 -484.375 15.625 15.625], 'FaceColor',[1 1 1]);
rectangle('Position',[421.875 -484.375 15.625 15.625], 'FaceColor',[1 1 1]);
rectangle('Position',[406.25 -500 15.625 15.625], 'FaceColor',[0 0 0]);
rectangle('Position',[421.875 -500 15.625 15.625], 'FaceColor',[0 0 0]);
rectangle('Position',[468.75 -453.125 15.625 15.625], 'FaceColor',[1 1 1]);
rectangle('Position',[484.375 -453.125 15.625 15.625], 'FaceColor',[0 0 0]);
rectangle('Position',[468.75 -468.75 15.625 15.625], 'FaceColor',[1 1 1]);
rectangle('Position',[484.375 -468.75 15.625 15.625], 'FaceColor',[0 0 0]);
rectangle('Position',[437.5 -484.375 15.625 15.625], 'FaceColor',[1 1 1]);
rectangle('Position',[453.125 -484.375 15.625 15.625], 'FaceColor',[1 1 1]);
rectangle('Position',[437.5 -500 15.625 15.625], 'FaceColor',[0 0 0]);
rectangle('Position',[453.125 -500 15.625 15.625], 'FaceColor',[0 0 0]);
rectangle('Position',[468.75 -484.375 15.625 15.625], 'FaceColor',[1 1 1]);
rectangle('Position',[484.375 -484.375 15.625 15.625], 'FaceColor',[0 0 0]);
rectangle('Position',[468.75 -500 15.625 15.625], 'FaceColor',[0 0 0]);
rectangle('Position',[484.375 -500 15.625 15.625], 'FaceColor',[0 0 0]);
X=[466.667,437.5,421.875,406.25,406.25,375,350,312.5,296.875,281.25,265.625,250,250,218.75,187.5,156.25,125,93.75,93.75,93.75,93.75,93.75,78.125,62.5,33.3333,33.3333];
Y=[-466.667,-462.5,-456.25,-453.125,-437.5,-406.25,-375,-343.75,-343.75,-343.75,-337.5,-328.125,-312.5,-281.25,-250,-218.75,-187.5,-156.25,-125,-109.375,-93.75,-78.125,-62.5,-62.5,-33.3333,-33.3333];
hold on;
plot(X,Y,'r');
plot(X,Y,'bo');
legend('1843.75','Location','southoutside');
